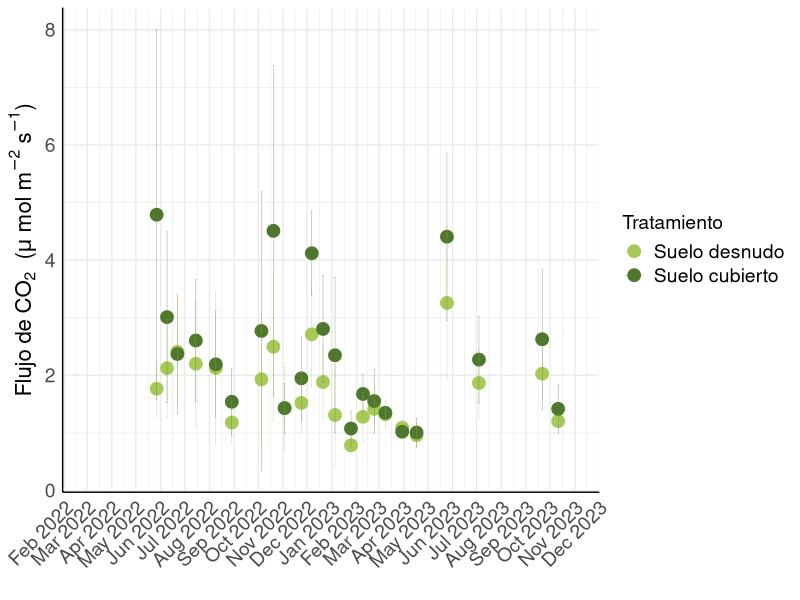
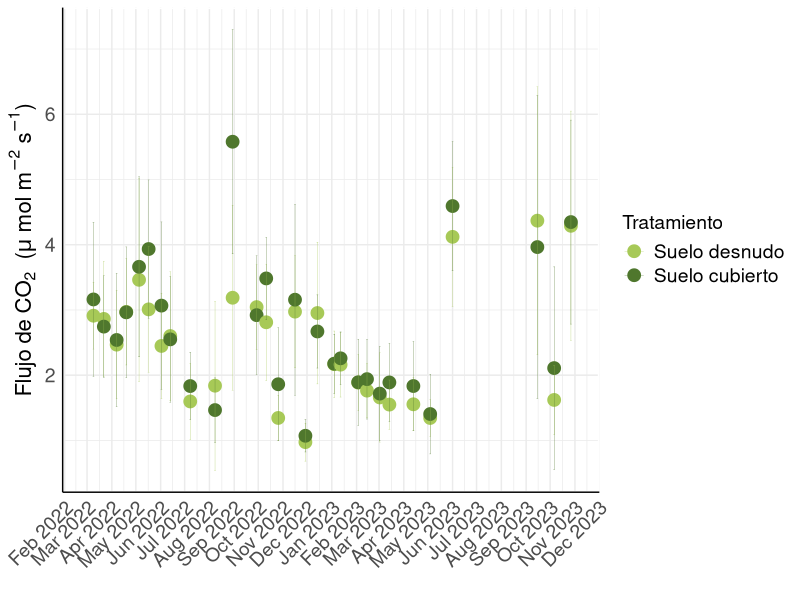
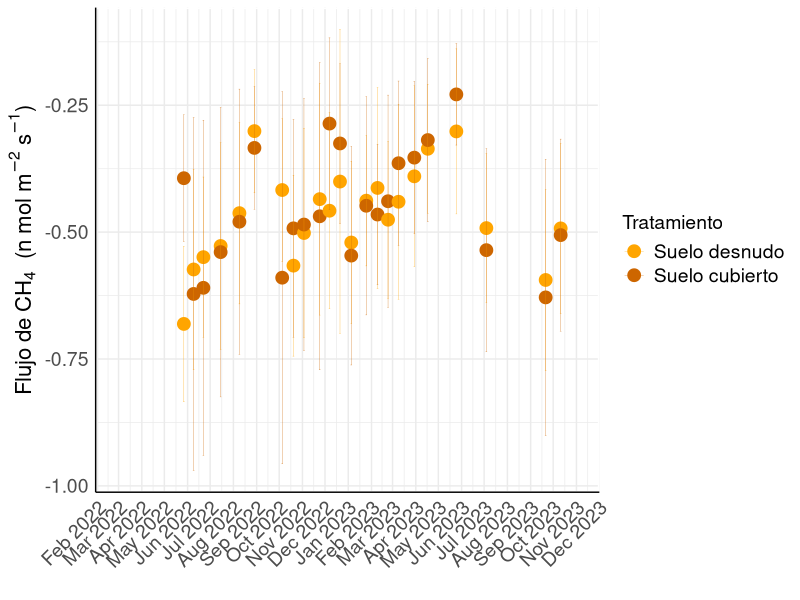
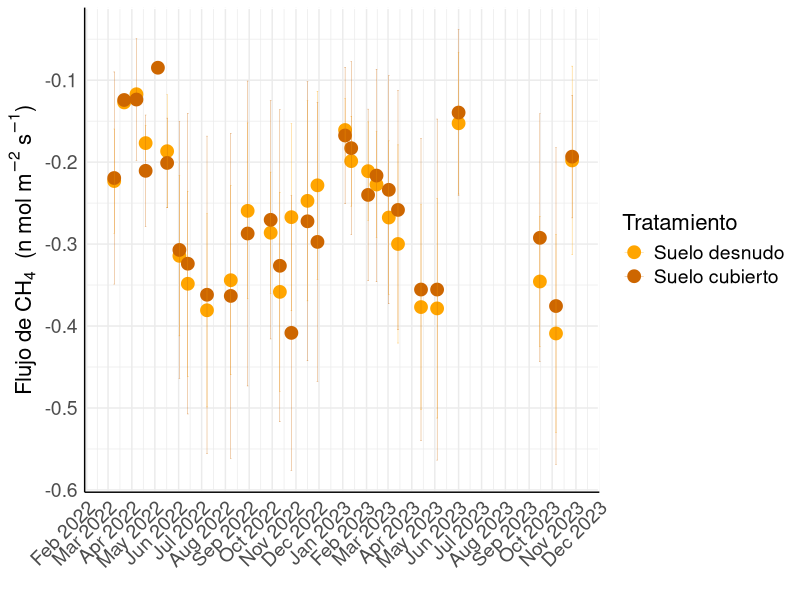
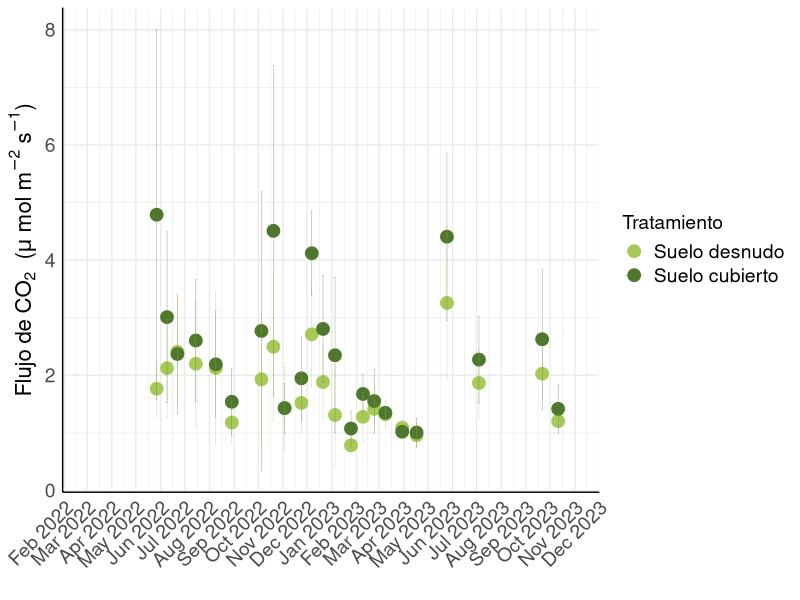
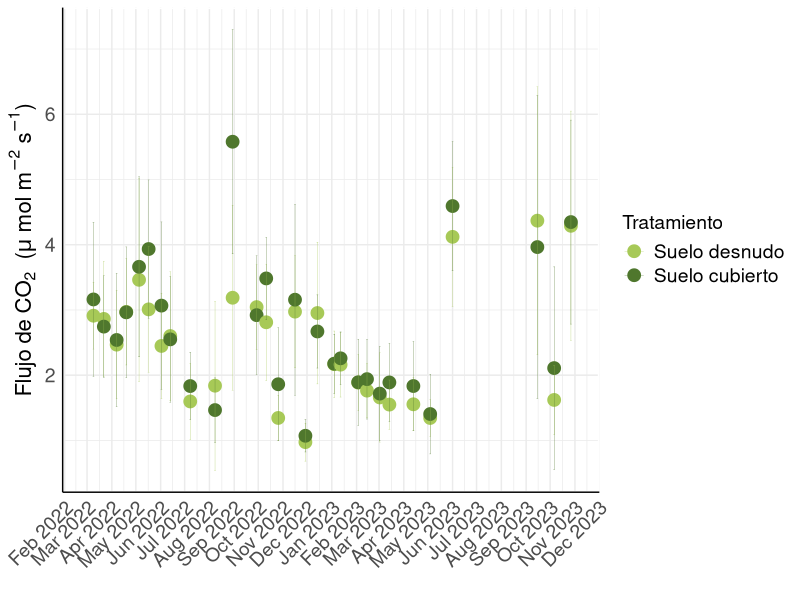
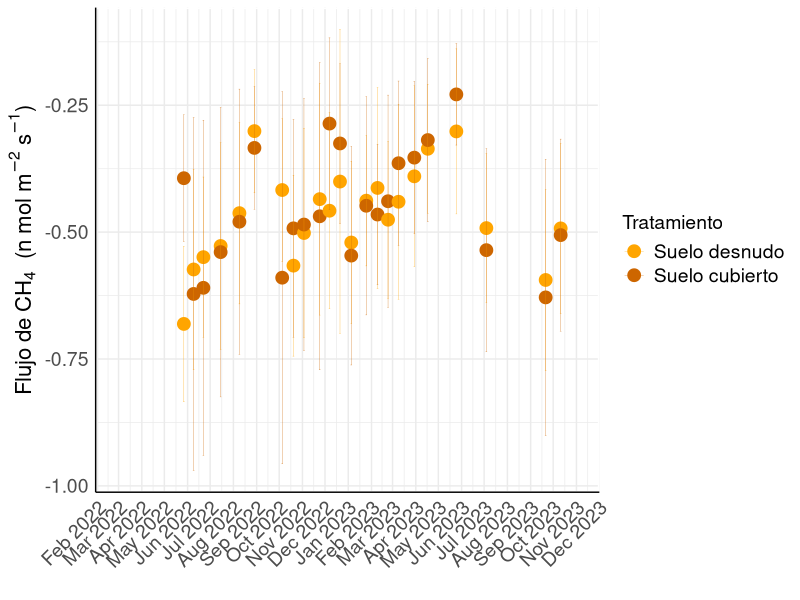
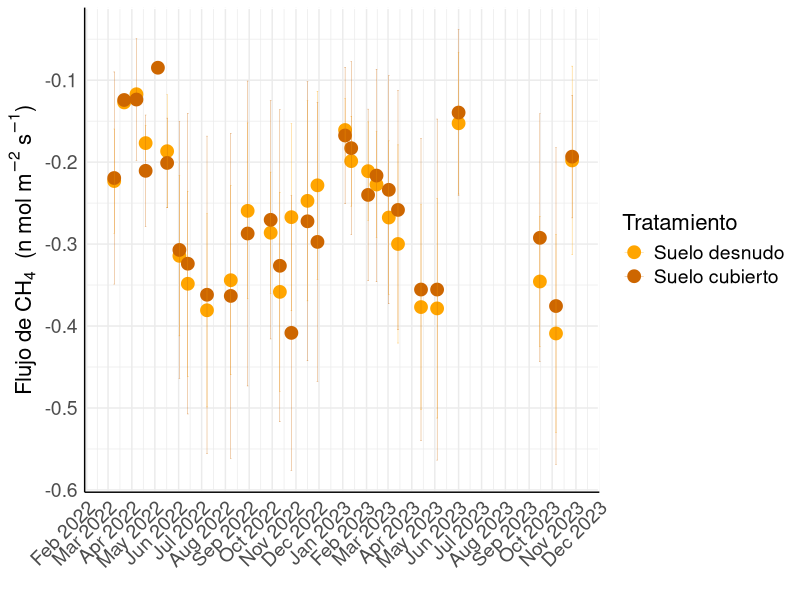

Write the R code that produced these figures, in order.
setwd('C:/Users/Usuario/OneDrive - UNIVERSIDAD DE GRANADA/Tesis y TFG/Datos')
datos<-read.csv('Datos_filtrados_melt_R2_satelites_combinados.csv', header=T, sep=";", dec=".")
datos$Date<-as.Date(datos$Date, format="%d/%m/%Y")
datos$Treatment<-as.factor(datos$Treatment)
datos$Location<-as.factor(datos$Location)
datos$Number_Collar<-as.factor(datos$Number_Collar)

 
#Mostramos con un grafico de lineas la serie temporal completa, para cada flujo y lugar por separado
#en base al tipo de tratamiento que se aplica

#---------------------------------------------------------------------------------#

#Nacimiento CO2  
  
  # Librerias necesarias
  library(ggplot2)
  library(dplyr)
  
  # Filtrado de los datos
  datos_filtrados <- datos %>%
    filter(tipo_gas == "CO2", Location == "nacimiento") %>%
    group_by(Date, Treatment) %>%
    summarise(
      mean_flux = mean(Exp_Flux, na.rm = TRUE),
      sd_flux = sd(Exp_Flux, na.rm = TRUE)
    )
  
  # Crear el grafico
  ggplot(datos_filtrados, aes(x = Date, y = mean_flux, color = Treatment)) +
    geom_point(size = 4) +    # Aumentar tama?o de los puntos
    geom_errorbar(aes(ymin = mean_flux - sd_flux, ymax = mean_flux + sd_flux), 
                  width = 2, size = 0.1) +  # Aumentar grosor de las barras de error
    scale_color_manual(values = c("VP" = "#4F772D", "BS" = "#a7c957"),
                       labels = c("VP" = "Suelo cubierto", "BS" = "Suelo desnudo")) +
    labs(x = "", y = expression("Flujo de CO"[2]~" ("*mu~mol~m^{-2}~s^{-1}*")"), color = "Tratamiento") +
    theme_minimal() +
    scale_x_date(limits=c(as.Date("2022/03/01"),as.Date("2023/11/01")),date_labels = "%b %Y", date_breaks = "1 month") +
    theme(
      axis.text.x = element_text(angle = 45, hjust = 1, size=14),
      axis.title.y = element_text(size = 16),  # Aumentar tama?o de letra del t?tulo del eje Y
      axis.text.y = element_text(size = 14),   # Aumentar tama?o de los n?meros del eje Y
      panel.border = element_rect(color = "white", fill = NA, size = 1),  # Marco en los ejes
      axis.line.y.left = element_line(color = "black", size = 0.5),  # L?nea lateral izquierda
      axis.line.x.bottom = element_line(color = "black", size = 0.5), # L?nea de la base
      axis.line.x.top=element_line(color = ""),
      legend.title = element_text(size=14),
      legend.text = element_text(size=14)
    )

ggsave("lineas_flujos_co2_nacimiento.jpg", width = 14, height = 6, dpi = 600) #Para guardarlo como JPG  
  
  #---------------------------------------------------------------------------------#

  #Portugos CO2  
  
  
  # Librerias necesarias
  library(ggplot2)
  library(dplyr)
  
  # Filtrado de los datos
  datos_filtrados <- datos %>%
    filter(tipo_gas == "CO2", Location == "portugos") %>%
    group_by(Date, Treatment) %>%
    summarise(
      mean_flux = mean(Exp_Flux, na.rm = TRUE),
      sd_flux = sd(Exp_Flux, na.rm = TRUE)
    )
  
  # Crear el grafico
  ggplot(datos_filtrados, aes(x = Date, y = mean_flux, color = Treatment)) +
    geom_point(size = 4) +    # Aumentar tama?o de los puntos
    geom_errorbar(aes(ymin = mean_flux - sd_flux, ymax = mean_flux + sd_flux), 
                  width = 2, size = 0.1) +  # Aumentar grosor de las barras de error
    scale_color_manual(values = c("VP" = "#4F772D", "BS" = "#a7c957"),
                       labels = c("VP" = "Suelo cubierto", "BS" = "Suelo desnudo")) +
    labs(x = "", y = expression("Flujo de CO"[2]~" ("*mu~mol~m^{-2}~s^{-1}*")"), color = "Tratamiento") +
    theme_minimal() +
    scale_x_date(limits=c(as.Date("2022/03/01"),as.Date("2023/11/01")),date_labels = "%b %Y", date_breaks = "1 month") +
    theme(
      axis.text.x = element_text(angle = 45, hjust = 1,size=14),
      axis.title.y = element_text(size = 16),  # Aumentar tama?o de letra del t?tulo del eje Y
      axis.text.y = element_text(size = 14),   # Aumentar tama?o de los n?meros del eje Y
      panel.border = element_rect(color = "white", fill = NA, size = 1),  # Marco en los ejes
      axis.line.y.left = element_line(color = "black", size = 0.5),  # L?nea lateral izquierda
      axis.line.x.bottom = element_line(color = "black", size = 0.5), # L?nea de la base
      axis.line.x.top=element_line(color = ""),
      legend.title=element_text(size=14),
      legend.text = element_text(size=14)
    )
  
ggsave("lineas_flujos_co2_portugos.jpg", width = 14, height = 6, dpi = 600) #Para guardarlo como JPG  
 
  #---------------------------------------------------------------------------------#
  
#Nacimiento CH4  
  
  
  # Librerias necesarias
  library(ggplot2)
  library(dplyr)
  
  # Filtrado de los datos
  datos_filtrados <- datos %>%
    filter(tipo_gas == "CH4", Location == "nacimiento") %>%
    group_by(Date, Treatment) %>%
    summarise(
      mean_flux = mean(Exp_Flux, na.rm = TRUE),
      sd_flux = sd(Exp_Flux, na.rm = TRUE)
    )
  
  # Crear el grafico
  ggplot(datos_filtrados, aes(x = Date, y = mean_flux, color = Treatment)) +
    geom_point(size = 4) +    # Aumentar tama?o de los puntos
    geom_errorbar(aes(ymin = mean_flux - sd_flux, ymax = mean_flux + sd_flux), 
                  width = 2, size = 0.1) +  # Aumentar grosor de las barras de error
    scale_color_manual(values = c("VP" = "darkorange3", "BS" = "orange"),
                       labels = c("VP" = "Suelo cubierto", "BS" = "Suelo desnudo")) +
    labs(x = "", y = expression("Flujo de CH"[4]~" ("*n~mol~m^{-2}~s^{-1}*")"), color = "Tratamiento") +
    theme_minimal() +
    scale_x_date(limits=c(as.Date("2022/03/01"),as.Date("2023/11/01")),date_labels = "%b %Y", date_breaks = "1 month") +
    theme(
      axis.text.x = element_text(angle = 45, hjust = 1, size=14),
      axis.title.y = element_text(size = 16),  # Aumentar tama?o de letra del t?tulo del eje Y
      axis.text.y = element_text(size = 14),   # Aumentar tama?o de los n?meros del eje Y
      panel.border = element_rect(color = "white", fill = NA, size = 1),  # Marco en los ejes
      axis.line.y.left = element_line(color = "black", size = 0.5),  # L?nea lateral izquierda
      axis.line.x.bottom = element_line(color = "black", size = 0.5), # L?nea de la base
      axis.line.x.top=element_line(color = ""),
      legend.title=element_text(size=14),
      legend.text = element_text(size=14)
    )

ggsave("lineas_flujos_ch4_nacimiento.jpg", width = 14, height = 6, dpi = 600) #Para guardarlo como JPG  

#---------------------------------------------------------------------------------#
  #Portugos CH4  
  
  
  # Librerias necesarias
  library(ggplot2)
  library(dplyr)
  
  # Filtrado de los datos
  datos_filtrados <- datos %>%
    filter(tipo_gas == "CH4", Location == "portugos") %>%
    group_by(Date, Treatment) %>%
    summarise(
      mean_flux = mean(Exp_Flux, na.rm = TRUE),
      sd_flux = sd(Exp_Flux, na.rm = TRUE)
    )
  
  # Crear el grafico
  ggplot(datos_filtrados, aes(x = Date, y = mean_flux, color = Treatment)) +
    geom_point(size = 4) +    # Aumentar tama?o de los puntos
    geom_errorbar(aes(ymin = mean_flux - sd_flux, ymax = mean_flux + sd_flux), 
                  width = 2, size = 0.1) +  # Aumentar grosor de las barras de error
    scale_color_manual(values = c("VP" = "darkorange3", "BS" = "orange"),
                       labels = c("VP" = "Suelo cubierto", "BS" = "Suelo desnudo")) +
    labs(x = "", y = expression("Flujo de CH"[4]~" ("*n~mol~m^{-2}~s^{-1}*")"), color = "Tratamiento") +
    theme_minimal() +
    scale_x_date(limits=c(as.Date("2022/03/01"),as.Date("2023/11/01")),date_labels = "%b %Y", date_breaks = "1 month") +
    theme(
      axis.text.x = element_text(angle = 45, hjust = 1, size=14),
      axis.title.y = element_text(size = 16),  # Aumentar tama?o de letra del t?tulo del eje Y
      axis.text.y = element_text(size = 14),   # Aumentar tama?o de los n?meros del eje Y
      panel.border = element_rect(color = "white", fill = NA, size = 1),  # Marco en los ejes
      axis.line.y.left = element_line(color = "black", size = 0.5),  # L?nea lateral izquierda
      axis.line.x.bottom = element_line(color = "black", size = 0.5), # L?nea de la base
      axis.line.x.top=element_line(color = ""),
      legend.title=element_text(size=16),
      legend.text = element_text(size=14)
    )
  
ggsave("lineas_flujos_ch4_portugos.jpg", width = 14, height = 6, dpi = 600) #Para guardarlo como JPG  
  